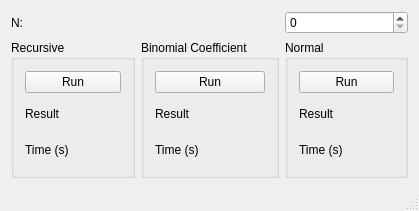
<?xml version="1.0" encoding="UTF-8"?>
<ui version="4.0">
 <class>MainWindow</class>
 <widget class="QMainWindow" name="MainWindow">
  <property name="geometry">
   <rect>
    <x>0</x>
    <y>0</y>
    <width>419</width>
    <height>211</height>
   </rect>
  </property>
  <property name="windowTitle">
   <string>Catalan number</string>
  </property>
  <widget class="QWidget" name="centralWidget">
   <layout class="QGridLayout" name="gridLayout">
    <item row="1" column="0">
     <widget class="QGroupBox" name="groupBox_R">
      <property name="title">
       <string>Recursive</string>
      </property>
      <layout class="QVBoxLayout" name="verticalLayout">
       <item>
        <widget class="QPushButton" name="run_R">
         <property name="text">
          <string>Run</string>
         </property>
        </widget>
       </item>
       <item>
        <widget class="QLabel" name="res_R">
         <property name="text">
          <string>Result</string>
         </property>
        </widget>
       </item>
       <item>
        <widget class="QLabel" name="time_R">
         <property name="text">
          <string>Time (s)</string>
         </property>
        </widget>
       </item>
      </layout>
     </widget>
    </item>
    <item row="0" column="0">
     <widget class="QLabel" name="label">
      <property name="text">
       <string>N:</string>
      </property>
     </widget>
    </item>
    <item row="1" column="2">
     <widget class="QGroupBox" name="groupBo_N">
      <property name="title">
       <string>Normal</string>
      </property>
      <layout class="QVBoxLayout" name="verticalLayout_2">
       <item>
        <widget class="QPushButton" name="run_N">
         <property name="text">
          <string>Run</string>
         </property>
        </widget>
       </item>
       <item>
        <widget class="QLabel" name="res_N">
         <property name="text">
          <string>Result</string>
         </property>
        </widget>
       </item>
       <item>
        <widget class="QLabel" name="time_N">
         <property name="text">
          <string>Time (s)</string>
         </property>
        </widget>
       </item>
      </layout>
     </widget>
    </item>
    <item row="0" column="2">
     <widget class="QSpinBox" name="spinBox">
      <property name="maximum">
       <number>255</number>
      </property>
     </widget>
    </item>
    <item row="1" column="1">
     <widget class="QGroupBox" name="groupBox">
      <property name="title">
       <string>Binomial Coefficient </string>
      </property>
      <layout class="QVBoxLayout" name="verticalLayout_3">
       <item>
        <widget class="QPushButton" name="run_B">
         <property name="text">
          <string>Run</string>
         </property>
        </widget>
       </item>
       <item>
        <widget class="QLabel" name="res_B">
         <property name="text">
          <string>Result</string>
         </property>
        </widget>
       </item>
       <item>
        <widget class="QLabel" name="time_B">
         <property name="text">
          <string>Time (s)</string>
         </property>
        </widget>
       </item>
      </layout>
     </widget>
    </item>
   </layout>
  </widget>
  <widget class="QStatusBar" name="statusBar"/>
 </widget>
 <layoutdefault spacing="6" margin="11"/>
 <resources/>
 <connections/>
</ui>
